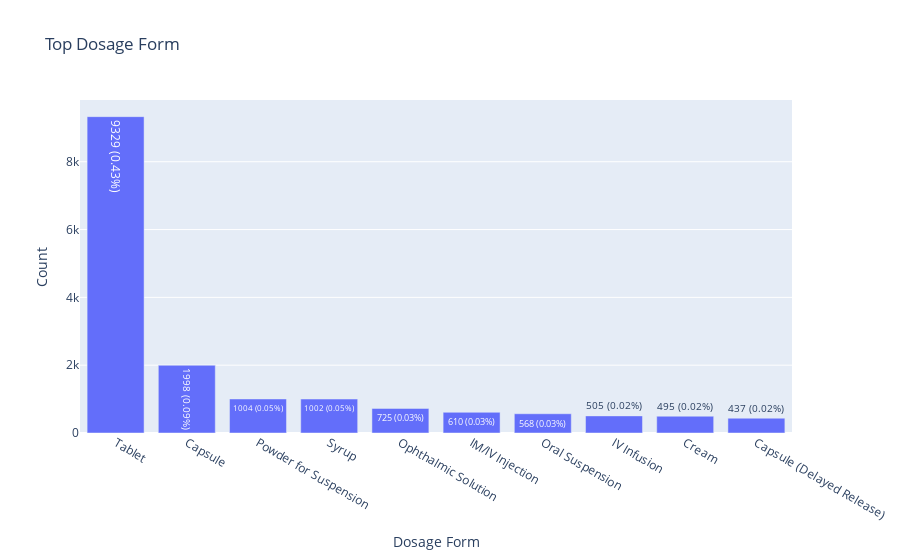

Notebook cell for this chart:
### Code cell
col_name = 'dosage form'
top_plot(col_name, 10)

### Figure 1 — Plotly figure (JSON) as saved in the notebook; plotly's stock layout.template omitted (floating-point values rounded to 4 significant figures)
{"data": [{"alignmentgroup": "True", "hovertemplate": "Dosage Form=%{x}<br>counts=%{y}<br>count_pct=%{text}<extra></extra>", "legendgroup": "", "marker": {"color": "#636efa", "pattern": {"shape": ""}}, "name": "", "offsetgroup": "", "orientation": "v", "showlegend": false, "text": ["9329 (0.43%)", "1998 (0.09%)", "1004 (0.05%)", "1002 (0.05%)", "725 (0.03%)", "610 (0.03%)", "568 (0.03%)", "505 (0.02%)", "495 (0.02%)", "437 (0.02%)"], "textposition": "auto", "type": "bar", "x": ["Tablet", "Capsule", "Powder for Suspension", "Syrup", "Ophthalmic Solution", "IM/IV Injection", "Oral Suspension", "IV Infusion", "Cream", "Capsule (Delayed Release)"], "xaxis": "x", "y": [9329, 1998, 1004, 1002, 725, 610, 568, 505, 495, 437], "yaxis": "y"}], "layout": {"barmode": "relative", "legend": {"tracegroupgap": 0}, "title": {"text": "Top Dosage Form"}, "xaxis": {"anchor": "y", "domain": [0, 1], "title": {"text": "Dosage Form"}}, "yaxis": {"anchor": "x", "domain": [0, 1], "title": {"text": "Count"}}}}
